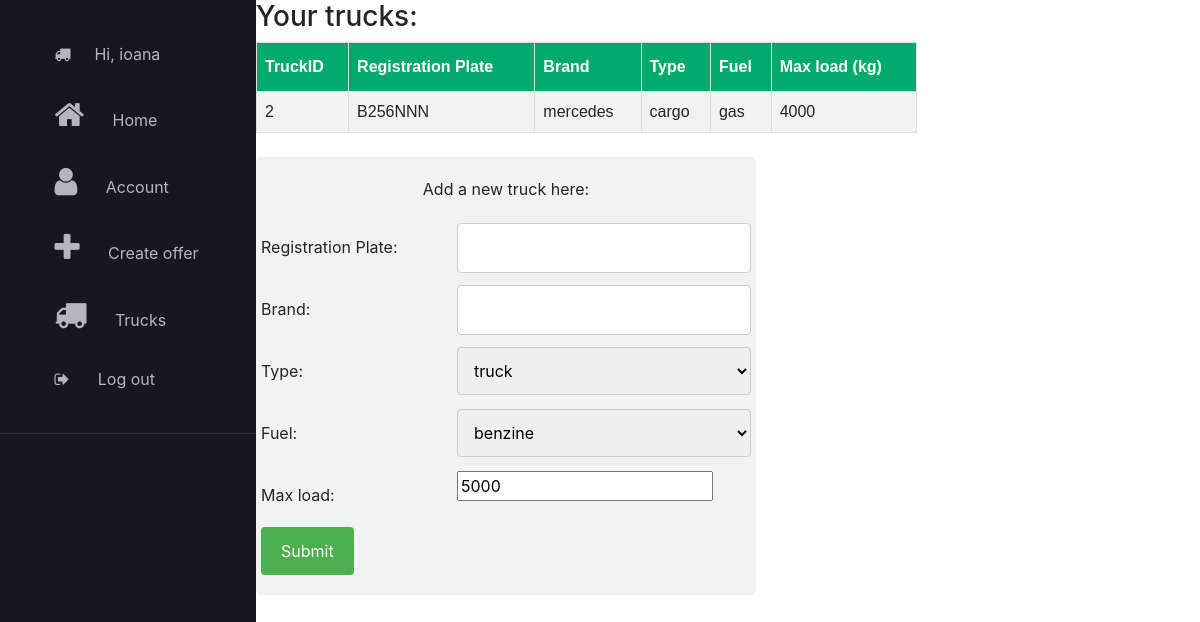
/trucks/ (signed in), run on the app's committed database.
### application/models.py (models this page shows)
class Truck(models.Model):
    id = models.AutoField(primary_key=True)
    type = models.CharField(max_length=20)
    brand = models.CharField(max_length=20)
    registration_plate = models.CharField(max_length=15, unique=True)
    fuel = models.CharField(max_length=10)
    max_load = models.IntegerField()
    ownerId = models.ForeignKey(User, on_delete=models.CASCADE)

### application/views.py (the view, shortened to what this page needs)
# urls.py: path('trucks/', application_views.trucks, name='trucks')
@login_required(login_url='login')
def trucks(request):
    curr_trucks = Truck.objects.all().filter(ownerId=request.user)
    new_truck = Truck()
    context = {'trucks': curr_trucks, 'fuel_t': FUEL_TYPE, 'truck_t': TRUCK_TYPE}
    return render(request, "application/trucks.html", context=context)

### application/templates/application/trucks.html (shortened to what this page needs)
{% extends 'application/main_layout_application.html' %}
{% load static %}
{% block content %}
    <link rel="stylesheet" href="{% static 'application/css/trucks.css' %}">
    <div class="content">
        <h3> Your trucks: </h3>
        <table id="truckstb">
            <tr>
                <th>TruckID</th>
                <th>Registration Plate</th>
                <th>Brand</th>
                <th>Type</th>
                <th>Fuel</th>
                <th>Max load (kg)</th>
            </tr>
            {% for truck in trucks %}
                <tr>
                    <td>{{ truck.id }}</td>
                    <td>{{ truck.registration_plate }}</td>
                    <td>{{ truck.brand }}</td>
                    <td>{{ truck.type }}</td>
                    <td>{{ truck.fuel }}</td>
                    <td>{{ truck.max_load }}</td>
                </tr>
            {% endfor %}
        </table><br>
        <div class="container2">
            <form action="" method="post">
                <p>Add a new truck here:</p>
                <div class="row">
                    <div class="col-25">
                        <label for="reg_plt">Registration Plate:</label>
                    </div>
                    <div class="col-75">
                        <input id="reg_plt" type="text" name="reg_plt"> <br>
                    </div>
                </div>
                <div class="row">
                    <div class="col-25">
                        <label for="brand">Brand:</label>
                    </div>
                    <div class="col-75">
                        <input id="brand" type="text" name="brand"><br>
                    </div>
                </div>
                <div class="row">
                    <div class="col-25">
                        <label for="type">Type:</label>
                    </div>
                    <div class="col-75">
                        <select id="type" name="type" >
                            {% for t in truck_t %}
                                <option value="{{ t }}">{{ t }}</option>
                            {%  endfor %}
                        </select>
                        <br>
                    </div>
                </div>
                <div class="row">
                    <div class="col-25">
                        <label for="fuel">Fuel:</label>
                    </div>
                    <div class="col-75">
                        <select id="fuel" name="fuel" >
                            {% for f in fuel_t %}
                                <option value="{{ f }}">{{ f }}</option>
                            {% endfor %}
                        </select>
                        <br>
                    </div>
                </div>
                <div class="row">
                    <div class="col-25">
                        <label for="max_load">Max load:</label>
                    </div>
                    <div class="col-75">
                        <input id="max_load" name="max_load" type="number" value="5000" step="500"><br>
                    </div>
                </div>
                <div class="row">
                    <input id="submit" type="submit" value="Submit"><br>
                </div>
            </form>
        </div>
    </div>
{% endblock %}

### application/templates/application/main_layout_application.html (shortened to what this page needs)
{% extends 'main_layout.html' %}
{% load static %}
{% block import %}
    <link rel="stylesheet" href="https://stackpath.bootstrapcdn.com/bootstrap/4.1.3/css/bootstrap.min.css"
>
    <link rel="stylesheet" href="https://cdnjs.cloudflare.com/ajax/libs/font-awesome/4.7.0/css/font-awesome.min.css">
{% endblock %}
{% block page_nav %}
    <link rel="stylesheet" href="{% static 'application/css/main_layout_application.css' %}">
    <div class="side-bar">
        <ul class="features-list">
            <li class="features-item">
                <i class="fa fa-truck"></i>
                <span class="features-item-text">Hi, {{ user.username }} </span>
            </li>
            <li class="features-item">
                <a href="{% url 'home' %}">
                    <i class="fa fa-home features-item-icon"></i>
                    <span class="features-item-text"> Home </span>
                </a>
            </li>
            <li class="features-item">
                <a href="{% url 'account' %}">
                    <i class="fa fa-user features-item-icon"></i>
                    <span class="features-item-text"> Account </span>
                </a>
            </li>
             <li class="features-item">
                <a href="{% url 'create_offer' %}">
                    <i class="fa fa-plus features-item-icon"></i>
                    <span class="features-item-text"> Create offer </span>
                </a>
            </li>
            <li class="features-item">
                <a href="{% url 'trucks' %}">
                    <i class="fa fa-truck features-item-icon"></i>
                    <span class="features-item-text"> Trucks </span>
                </a>
            </li>
            <li class="features-item">
                <form action="{% url 'logout' %}">
                    <button class="btn">
                        <i class="fa fa-sign-out"></i>
                        <span class="features-item-text"> Log out</span>
                    </button>
                </form>
            </li>
        </ul>
    </div>
{% endblock %}
{% block page_article %}
    <div >
        {% block content %}
        {% endblock %}
    </div>
{% endblock %}

### application/static/application/css/main_layout_application.css (style rules this page uses)
:root { --white-color: #fafafb; --background-color: #17171e; --grey-color: #b5b5be; --dark-grey-color: #292932; }
.side-bar { width: 16rem; height: 100%; padding: 2.1rem 0rem; background-color: #17171e; position: fixed; transition: all 0.5s ease; top: 0; }
.features-list { padding-bottom: 1rem; border-bottom: 1px solid #292932; list-style: none; }
.features-item { display: flex; align-items: center; position: relative; padding: 0.5rem 0.9rem; margin-bottom: 1.1rem; color: var(--grey-color); cursor: pointer; transition: 0.5s ease; }
.features-item::before { transition: 0.5s ease; content: ''; position: absolute; left: -1.2rem; height: 100%; border-left: 3px solid var(--white-color); border-radius: 2px; opacity: 0; visibility: hidden; }
.features-item-icon { font-size: 2rem; }
.features-item-text { margin-left: 1.5rem; transition: opacity 0.6s ease; opacity: 1; }
a, a:hover, a:focus, a:active { text-decoration: none; color: inherit; }
.btn { background: none; color: inherit; border: none; padding: 0; font: inherit; cursor: pointer; outline: inherit; }

### application/static/application/css/trucks.css (style rules this page uses)
* { box-sizing: border-box; }
.content { padding-left: 16rem; }
#truckstb { font-family: Arial, Helvetica, sans-serif; border-collapse: collapse; width: 70%; }
#truckstb td, #truckstb th { border: 1px solid #ddd; padding: 8px; }
#truckstb tr:nth-child(even) { background-color: #f2f2f2; }
#truckstb th { padding-top: 12px; padding-bottom: 12px; text-align: left; background-color: #04AA6D; color: white; }
input[type=text], select, textarea { width: 100%; padding: 12px; border: 1px solid #ccc; border-radius: 4px; resize: vertical; }
p { text-align: center; }
label { padding: 12px 12px 12px 0; display: inline-block; }
input[type=submit] { background-color: #4CAF50; color: white; padding: 12px 20px; border: none; border-radius: 4px; cursor: pointer; float: right; }
.container2 { border-radius: 5px; background-color: #f2f2f2; padding: 20px; width: 500px; margin-left: 0px; }
.col-25 { float: left; width: 40%; margin-top: 6px; }
.col-75 { float: left; width: 60%; margin-top: 6px; }
.row:after { content: ""; display: table; clear: both; }

### data on the page
Truck: id "2", registration_plate "B256NNN", brand "mercedes", type "cargo", fuel "gas", max_load "4000"

### other printed values
{{ user.username }} "ioana"
form field type "truck"
form field fuel "benzine"
